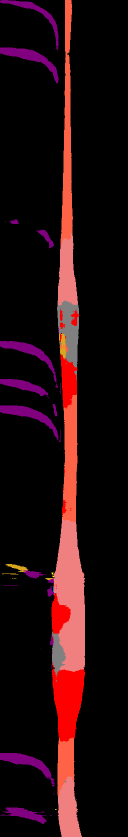
#> input picture data/preds/four_seconds/test/NO20230126-074936-000261_m.png, 256 x 1673 px, found by its file name (shown at 1/2 size); its folder holds only this picture in this run
$ python -i conf_matrix.py   (imports and definitions only)
#> lines starting #> are read from the running program, lines starting #| are printed output that depends on the picture
### constants.py
import numpy as np


RED_GREEN = True

# Possible maplotlib color maps: https://matplotlib.org/stable/tutorials/colors/colormaps.html
COLOR = "Reds"
TEST = False
kdeplots = False
distribution_round_to=1
label_count_trajectory = False

motion_classes = {
    (255, 140, 0):"fast cut in",
    (255, 165, 0):"slow cut in",
    (255, 0, 0):"same close front",
    (240, 128, 128):"same leave",
    (255, 99, 71):"same stable",
    (255, 255, 0):"next parallel",
    (255, 215, 0):"next passing",
    (218, 165, 32):"next passed",
    (60, 179, 113):"ramp",
    (128, 0, 128):"opposite",
    (0, 0, 255):"crossing",
    (0, 255, 255):"turning",
    (128, 128, 128):"ego action"
    # (0,0,0): "background"
}

# change

label_colors = {
    "fast cut in": "orange",        # (255, 140, 0)
    "slow cut in": "darkorange",    # (255, 165, 0)
    "same close front": "red",      # (255, 0, 0)
    "same leave": "lightcoral",     # (240, 128, 128)
    "same stable": "tomato",        # (255, 99, 71)
    "next parallel": "yellow",      # (255, 255, 0)
    "next passing": "gold",         # (255, 215, 0)
    "next passed": "goldenrod",     # (218, 165, 32)
    "ramp": "mediumseagreen",       # (60, 179, 113)
    "opposite": "purple",           # (128, 0, 128)
    "crossing": "blue",             # (0, 0, 255)
    "turning": "cyan",               # (0, 255, 255)
    "ego action": "gray"            # (128, 128, 128)
}


def calculate_f1_iou(confusion_matrix, class_labels):
    f1_scores = {}
    iou_scores = {}

    for i, label in enumerate(class_labels):
        TP = confusion_matrix[i, i]  # True Positives
        FP = np.sum(confusion_matrix[:, i]) - TP  # False Positives
        FN = np.sum(confusion_matrix[i, :]) - TP  # False Negatives
        TN = np.sum(confusion_matrix) - (TP + FP + FN)  # True Negatives

        # Precision, Recall, F1-score
        precision = TP / (TP + FP) if (TP + FP) > 0 else 0
        recall = TP / (TP + FN) if (TP + FN) > 0 else 0
        f1 = 2 * (precision * recall) / (precision + recall) if (precision + recall) > 0 else 0

        # IoU Calculation
        iou = TP / (TP + FP + FN) if (TP + FP + FN) > 0 else 0

        f1_scores[label] = f1
        iou_scores[label] = iou

    return f1_scores, iou_scores

### conf_matrix.py
import matplotlib.pyplot as plt
import PIL.Image
import seaborn as sns
import pandas as pd
import os
from tqdm import tqdm
from sklearn.metrics import confusion_matrix, ConfusionMatrixDisplay
import numpy as np
import time
from constants import *

def exec():
    # Execute for all files
    directories = ["four_seconds", "one_second", "two_seconds"]

    #Execute for one file
    if TEST:
        directories = ["test_seconds"]

    paths = ["test", "train"]

    current_date = time.strftime("%Y_%m_%d_%H_%M_%S")


    for directory in directories:
        for path in paths:
            list_of_motion_classes = list(motion_classes.values())
            true_m = []
            pred_m = []
            print(directory + " " + path)
            for fn in tqdm(os.listdir("data/preds/"+directory+"/"+path+"/")):
                filename = fn.split('_')[0]
                try:
                    path_to_traj = "data/trajectories/"+filename+"_w_centerline.png"
                    path_to_truth = "data/truths/"+path+"/"+filename+"_m.png"
                    path_to_prediction = "data/preds/"+directory+"/"+path+"/"+filename+"_m.png"

                    #get image data, view image with PIL
                    truth = PIL.Image.open(path_to_truth)
#> truth is the input picture: PIL image 256x1673 RGB; mean R, G, B 34.3, 11.8, 14.6
                    pred = PIL.Image.open(path_to_prediction)
                    traj = PIL.Image.open(path_to_traj)

                    coords = []
                    if not RED_GREEN:
                        for i in range(traj.size[0]):
                            for j in range(traj.size[1]):
                                if traj.getpixel((i,j)) == (0, 255, 0):
                                    coords.append((i,j))
                    else:
                        # green and red pixels
                        for i in range(traj.size[0]):
                            for j in range(traj.size[1]):
                                if traj.getpixel((i,j)) == (0, 255, 0) or traj.getpixel((i,j)) == (255, 0, 0):
                                    coords.append((i,j))

                    #normalize all coords to the dimensions of the smaller image
                    scale = (pred.size[0]/traj.size[0], pred.size[1]/traj.size[1])
                    coords = [(int(scale[0]*x), int(scale[1]*y)) for x,y in coords]

                    #map the coords to the pred image, remove duplicates
                    coords = set(coords)
                    coords = list(coords)

                    for coord in coords:
                        t1 = truth.getpixel(coord)
                        t2 = pred.getpixel(coord)
                        if t1 in motion_classes and t2 in motion_classes:
                            c1 = motion_classes[truth.getpixel(coord)]
                            c2 = motion_classes[pred.getpixel(coord)]
                            true_m.append(c1)
                            pred_m.append(c2)
                        else:
                            pass
                except:
                    pass

            # Creating a confusion matrix from the truths and predictions
            cm = confusion_matrix(true_m, pred_m, labels=list_of_motion_classes)

            # Creating matplotlib plot to plot everything
            fig_size = 12
            fig = plt.figure(figsize=(fig_size, fig_size))
            gs = fig.add_gridspec(3, 3, width_ratios=[2, 12, 2], height_ratios=[2,12,2])
            ax_cm = fig.add_subplot(gs[1, 1])
            custom_cmap = plt.get_cmap(COLOR)

            # Confusion Matrix Display - sklearn
            disp = ConfusionMatrixDisplay(confusion_matrix=cm, display_labels=list_of_motion_classes)
            disp.plot(ax=ax_cm, xticks_rotation='vertical', cmap=custom_cmap, colorbar=False)

            # sklearn color bar
            cbar_ax = fig.add_subplot(gs[1, 2])
            fig.colorbar(disp.im_, cax=cbar_ax)

            # for each of the tick labels, add the frequency to the label text (number of my occurrences / total number of occurences)
            # do for both pred and true
            #     ax_cm.set_xticklabels([f"{label} {round((cm[:, i].sum()/cm.sum(),* 100), 3)}%" for i, label in enumerate(list_of_motion_classes)], rotation=90)
            # ax_cm.set_yticklabels([f"{label} {round((cm[i, :].sum()/cm.sum(),* 100), 3)}%" for i, label in enumerate(list_of_motion_classes)])
            newX = []
            newY = []
            for i, label in enumerate(list_of_motion_classes):
                newX.append(f"{label} {round((cm[:, i].sum()/cm.sum()*100), distribution_round_to)}%")
                newY.append(f"{label} {round((cm[i, :].sum()/cm.sum()*100), distribution_round_to)}%")
#> after the loop, newX = ['fast cut in nan%', 'slow cut in nan%', 'same close front nan%', 'same leave nan%', 'same stable nan%', 'next parallel nan%', 'next passing nan%', 'next passed nan%', 'ramp nan%', 'opposite nan%', 'crossing nan%', 'turning nan%', 'ego action nan%']; newY has the same summary as newX
            ax_cm.set_xticklabels(newX, rotation=90)
            ax_cm.set_yticklabels(newY)


            if (kdeplots) :
                # seaborne kdeplot pred (x axis)
                ax_hist_x = fig.add_subplot(gs[2, 1])
                sns.kdeplot([list_of_motion_classes.index(x) for x in pred_m], bw_adjust=1.5, fill=True, ax=ax_hist_x, color='skyblue')
                ax_hist_x.axvline(np.mean([list_of_motion_classes.index(x) for x in pred_m]), color='red', linestyle='dashed', linewidth=2)
                ax_hist_x.set_ylabel('Density')
                ax_hist_x.set_yticklabels([])

                # seaborne kdeplot truth (y axis)
                ax_hist_y = fig.add_subplot(gs[1, 0])
                sns.kdeplot([list_of_motion_classes.index(x) for x in true_m.reverse()], bw_adjust=1.5, fill=True, ax=ax_hist_y, color='skyblue', vertical=True, clip=None)
                ax_hist_y.axhline(np.mean([list_of_motion_classes.index(x) for x in true_m]), color='red', linestyle='dashed', linewidth=2)
                ax_hist_y.set_xlabel('Density')
                ax_hist_y.set_xticklabels([])  # This removes the vertical axis labels


            # Set colors of confusion matrix x-axis
            for label in ax_cm.get_xticklabels():
                label_text = label.get_text()
                label_textL = label_text.split(" ")[:-1]
                # Remove the percentage
                label_text = " ".join(label_textL)
                label.set_color(label_colors.get(label_text, 'black'))  # Default to black if no color found

            # Apply custom colors to y-tick labels
            for label in ax_cm.get_yticklabels():
                label_text = label.get_text()
                label_textL = label_text.split(" ")[:-1]
                # Remove the percentage
                label_text = " ".join(label_textL)
                label.set_color(label_colors.get(label_text, 'black'))  # Default to black if no color found


            # f1 and iou scores
            f1_scores, iou_scores = calculate_f1_iou(cm, list_of_motion_classes)
#> after the loop in calculate_f1_iou, `for i, label in enumerate(class_labels):`: f1_scores = 13 items
#> f1_scores = 13 items; iou_scores = 13 items

            output_filename = f"results/{current_date}/{directory}_{path}.txt"
            # if folder does not exist, create it
            if not os.path.exists(os.path.dirname(output_filename)):
                os.makedirs(os.path.dirname(output_filename))


            with open(output_filename, "w") as file:
                file.write("F1 and IoU Scores for " + directory + " " + path + "\n\n")

                file.write("F1 Scores:\n")
                for label, score in f1_scores.items():
                    file.write(f"{label}: {score:.4f}\n")
#> this loop made 13 passes

                file.write("\nIoU Scores:\n")
                for label, score in iou_scores.items():
                    file.write(f"{label}: {score:.4f}\n")


            plt.tight_layout()
            plt.suptitle("Conf Matrix for " + directory.split("_")[0] + " " + directory.split("_")[1] + " " + path)

            plt.savefig("results/"+current_date+"/"+directory+"_"+path+'.png')
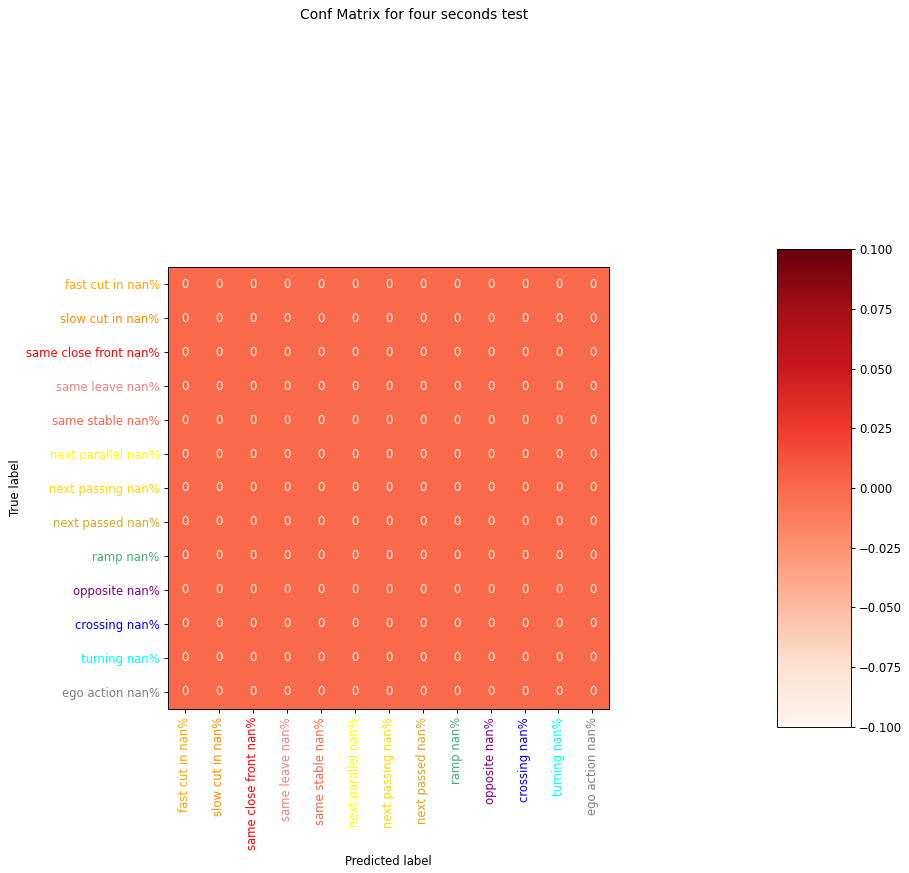
#> figure drawn by matplotlib, 2 panels
            plt.close()


>>> result = exec()
